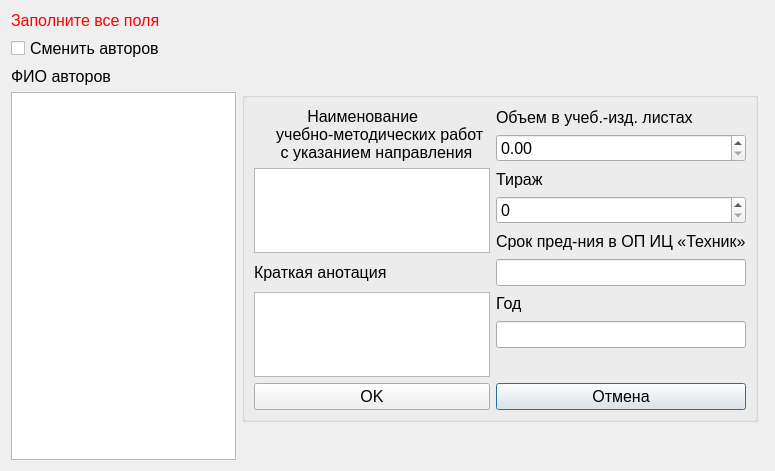
<?xml version="1.0" encoding="UTF-8"?>
<ui version="4.0">
 <class>AddOrEditPlanUmr</class>
 <widget class="QDialog" name="AddOrEditPlanUmr">
  <property name="geometry">
   <rect>
    <x>0</x>
    <y>0</y>
    <width>775</width>
    <height>471</height>
   </rect>
  </property>
  <property name="windowTitle">
   <string>Dialog</string>
  </property>
  <layout class="QGridLayout" name="gridLayout">
   <item row="3" column="0">
    <widget class="QLabel" name="label">
     <property name="sizePolicy">
      <sizepolicy hsizetype="Preferred" vsizetype="Fixed">
       <horstretch>0</horstretch>
       <verstretch>0</verstretch>
      </sizepolicy>
     </property>
     <property name="font">
      <font>
       <pointsize>12</pointsize>
      </font>
     </property>
     <property name="text">
      <string>ФИО авторов</string>
     </property>
    </widget>
   </item>
   <item row="4" column="0" rowspan="12">
    <widget class="QListView" name="listView_fio">
     <property name="font">
      <font>
       <pointsize>12</pointsize>
      </font>
     </property>
     <property name="selectionMode">
      <enum>QAbstractItemView::MultiSelection</enum>
     </property>
     <property name="selectionBehavior">
      <enum>QAbstractItemView::SelectItems</enum>
     </property>
    </widget>
   </item>
   <item row="1" column="0" colspan="3">
    <widget class="QCheckBox" name="checkBox">
     <property name="font">
      <font>
       <pointsize>12</pointsize>
      </font>
     </property>
     <property name="text">
      <string>Сменить авторов</string>
     </property>
    </widget>
   </item>
   <item row="0" column="0">
    <widget class="QLabel" name="label_error">
     <property name="sizePolicy">
      <sizepolicy hsizetype="Preferred" vsizetype="Fixed">
       <horstretch>0</horstretch>
       <verstretch>0</verstretch>
      </sizepolicy>
     </property>
     <property name="font">
      <font>
       <pointsize>12</pointsize>
      </font>
     </property>
     <property name="styleSheet">
      <string notr="true">color:red;</string>
     </property>
     <property name="text">
      <string>Заполните все поля</string>
     </property>
    </widget>
   </item>
   <item row="4" column="1" rowspan="6">
    <widget class="QGroupBox" name="groupBox">
     <property name="sizePolicy">
      <sizepolicy hsizetype="Preferred" vsizetype="Expanding">
       <horstretch>0</horstretch>
       <verstretch>0</verstretch>
      </sizepolicy>
     </property>
     <property name="title">
      <string/>
     </property>
     <layout class="QGridLayout" name="gridLayout_2">
      <item row="2" column="2">
       <spacer name="horizontalSpacer">
        <property name="orientation">
         <enum>Qt::Horizontal</enum>
        </property>
        <property name="sizeType">
         <enum>QSizePolicy::Preferred</enum>
        </property>
        <property name="sizeHint" stdset="0">
         <size>
          <width>10</width>
          <height>20</height>
         </size>
        </property>
       </spacer>
      </item>
      <item row="0" column="1" rowspan="2">
       <widget class="QLabel" name="label_2">
        <property name="font">
         <font>
          <pointsize>12</pointsize>
         </font>
        </property>
        <property name="text">
         <string>            Наименование
     учебно-методических работ
      с указанием направления</string>
        </property>
       </widget>
      </item>
      <item row="0" column="3">
       <widget class="QLabel" name="label_7">
        <property name="font">
         <font>
          <pointsize>12</pointsize>
         </font>
        </property>
        <property name="text">
         <string>Объем в учеб.-изд. листах</string>
        </property>
       </widget>
      </item>
      <item row="1" column="3">
       <widget class="QDoubleSpinBox" name="doubleSpinBox_obiem">
        <property name="font">
         <font>
          <pointsize>12</pointsize>
         </font>
        </property>
       </widget>
      </item>
      <item row="6" column="1" rowspan="3">
       <widget class="QPlainTextEdit" name="plainTextEdit_anotac">
        <property name="font">
         <font>
          <pointsize>12</pointsize>
         </font>
        </property>
       </widget>
      </item>
      <item row="3" column="3">
       <widget class="QSpinBox" name="spinBox_tiraj">
        <property name="font">
         <font>
          <pointsize>12</pointsize>
         </font>
        </property>
       </widget>
      </item>
      <item row="4" column="3">
       <widget class="QLabel" name="label_6">
        <property name="font">
         <font>
          <pointsize>12</pointsize>
         </font>
        </property>
        <property name="text">
         <string>Срок пред-ния в ОП ИЦ «Техник»</string>
        </property>
       </widget>
      </item>
      <item row="5" column="3">
       <widget class="QLineEdit" name="lineEdit_srokIspoln">
        <property name="font">
         <font>
          <pointsize>12</pointsize>
         </font>
        </property>
       </widget>
      </item>
      <item row="5" column="1">
       <widget class="QLabel" name="label_3">
        <property name="font">
         <font>
          <pointsize>12</pointsize>
         </font>
        </property>
        <property name="text">
         <string>Краткая анотация</string>
        </property>
       </widget>
      </item>
      <item row="2" column="1" rowspan="3">
       <widget class="QPlainTextEdit" name="plainTextEdit_UMR">
        <property name="font">
         <font>
          <pointsize>12</pointsize>
         </font>
        </property>
       </widget>
      </item>
      <item row="2" column="3">
       <widget class="QLabel" name="label_4">
        <property name="font">
         <font>
          <pointsize>12</pointsize>
         </font>
        </property>
        <property name="text">
         <string>Тираж</string>
        </property>
       </widget>
      </item>
      <item row="6" column="3">
       <widget class="QLabel" name="label_5">
        <property name="font">
         <font>
          <pointsize>12</pointsize>
         </font>
        </property>
        <property name="text">
         <string>Год</string>
        </property>
       </widget>
      </item>
      <item row="7" column="3">
       <widget class="QLineEdit" name="lineEditGod">
        <property name="font">
         <font>
          <pointsize>12</pointsize>
         </font>
        </property>
       </widget>
      </item>
      <item row="9" column="3">
       <widget class="QPushButton" name="pushButton_cancel">
        <property name="font">
         <font>
          <pointsize>12</pointsize>
         </font>
        </property>
        <property name="text">
         <string>Отмена</string>
        </property>
       </widget>
      </item>
      <item row="9" column="1">
       <widget class="QPushButton" name="pushButton_add">
        <property name="font">
         <font>
          <pointsize>12</pointsize>
         </font>
        </property>
        <property name="text">
         <string>OK</string>
        </property>
       </widget>
      </item>
     </layout>
     <zorder>label_2</zorder>
     <zorder>label_2</zorder>
     <zorder>plainTextEdit_UMR</zorder>
     <zorder>doubleSpinBox_obiem</zorder>
     <zorder>label_7</zorder>
     <zorder>plainTextEdit_anotac</zorder>
     <zorder>label_3</zorder>
     <zorder>label_4</zorder>
     <zorder>spinBox_tiraj</zorder>
     <zorder>label_6</zorder>
     <zorder>lineEdit_srokIspoln</zorder>
     <zorder>label_5</zorder>
     <zorder>lineEditGod</zorder>
     <zorder>horizontalSpacer</zorder>
     <zorder>pushButton_cancel</zorder>
     <zorder>pushButton_add</zorder>
    </widget>
   </item>
  </layout>
 </widget>
 <resources/>
 <connections/>
</ui>
